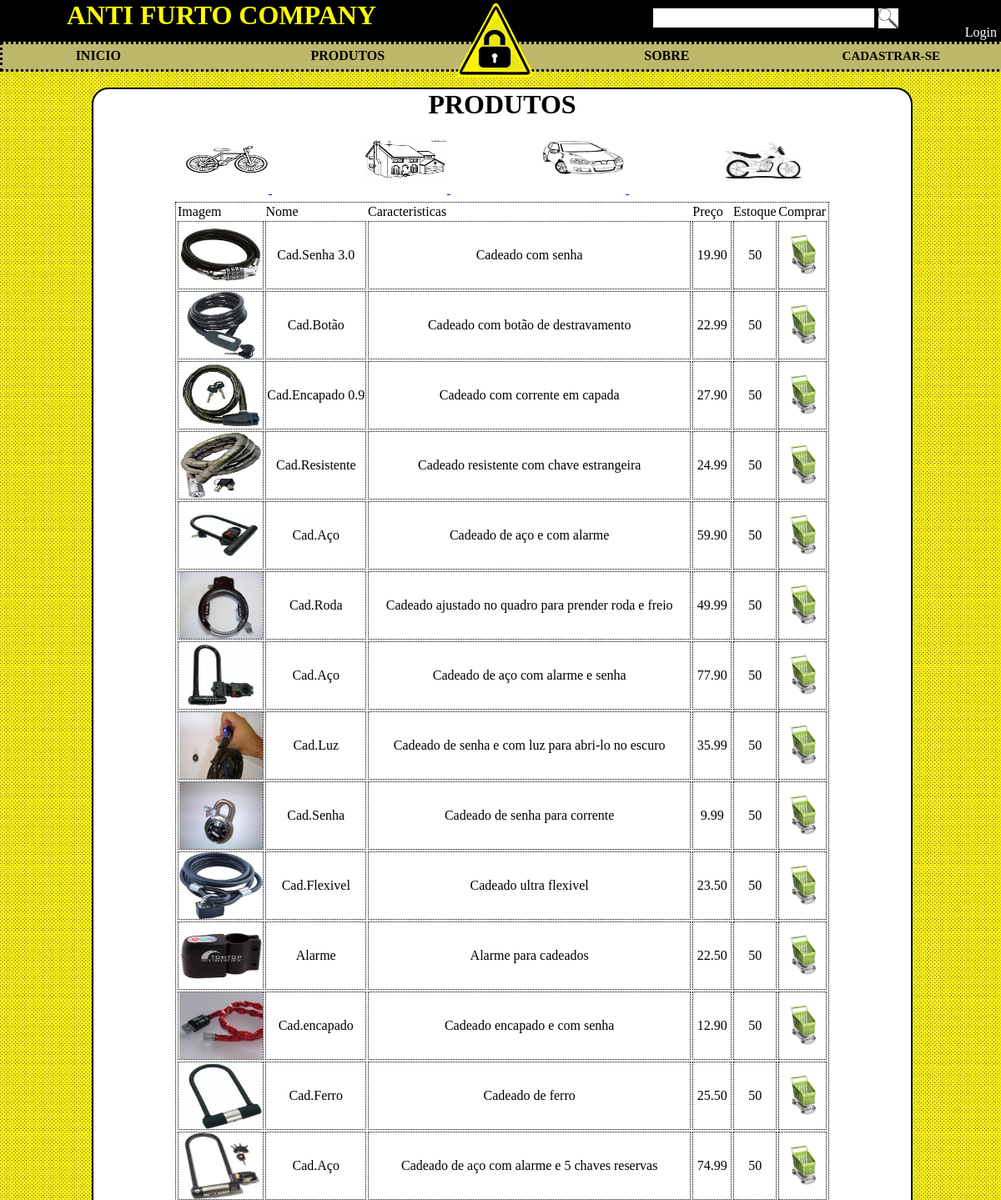
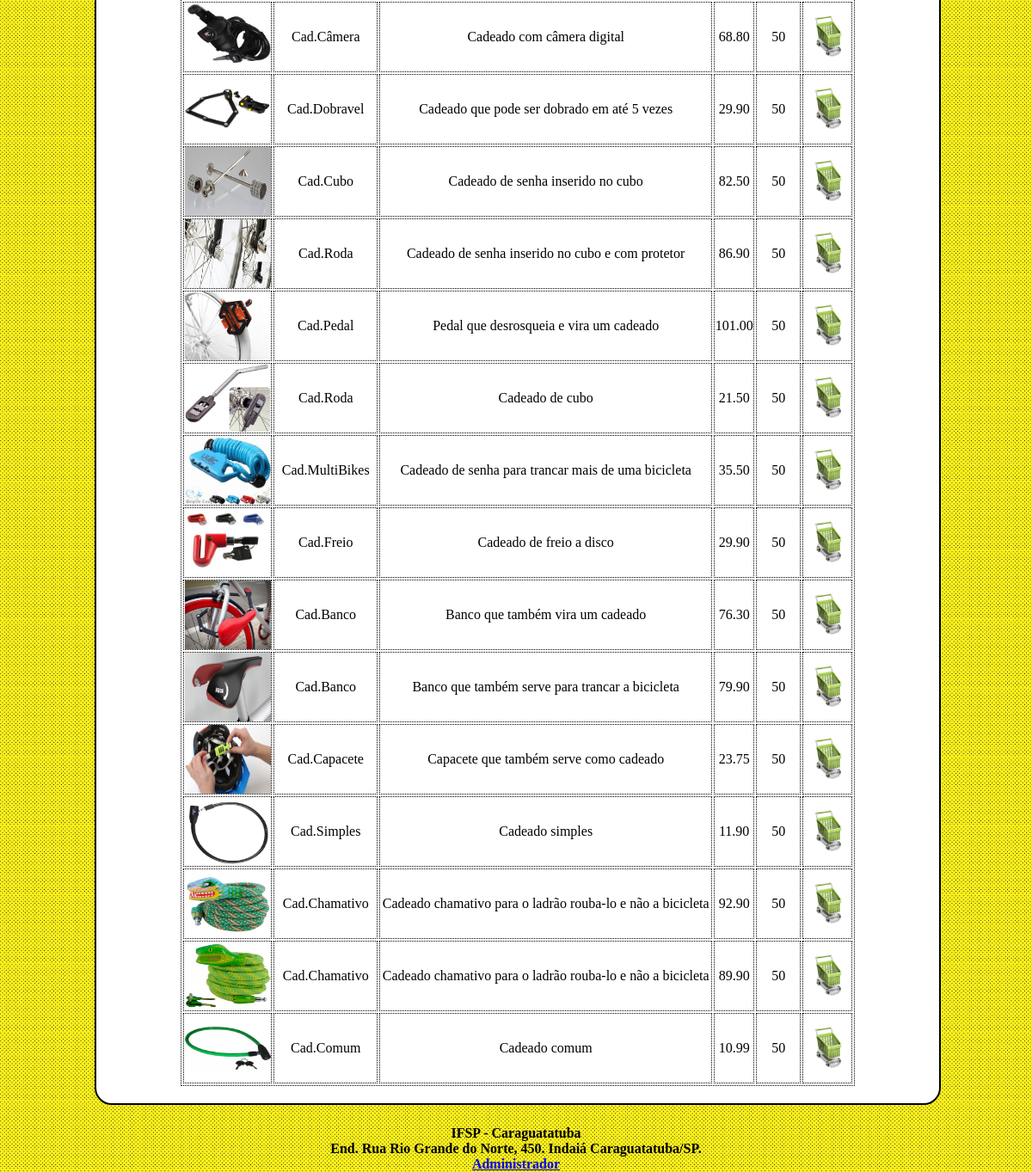
The page /SITE/categoria_bike.php on the database its author committed (2 pictures, top to bottom).
### tables this page shows
CREATE TABLE `produto` (
  `descricao` varchar(60) NOT NULL,
  `cod_produto` int(11) NOT NULL AUTO_INCREMENT,
  `nome_produto` varchar(20) NOT NULL,
  `preco` decimal(10,2) NOT NULL,
  `foto` varchar(40) NOT NULL,
  `estoque` int(11) NOT NULL,
  `cod_fornecedor` int(11) DEFAULT NULL,
  `categoria` varchar(20) DEFAULT NULL,
  PRIMARY KEY (`cod_produto`),
  KEY `cod_fornecedor` (`cod_fornecedor`),
  KEY `categoria` (`categoria`),
  CONSTRAINT `produto_ibfk_1` FOREIGN KEY (`cod_fornecedor`) REFERENCES `fornecedor` (`cod_fornecedor`),
  CONSTRAINT `produto_ibfk_2` FOREIGN KEY (`categoria`) REFERENCES `categoria` (`nome`)
);

### SITE/categoria_bike.php (the view, shortened to what this page needs)
<?php
	include "templete/topo.php";
?>
	<center><h1>PRODUTOS</h1></center><br>
	<div style="height:60px; margin-bottom:20px">
		<a href="categoria_bike.php"> <img src="image/bicicleta.gif" class="categoria_menu"> </a>
		<a href="categoria_casa.php"> <img src="image/casa.gif" class="categoria_menu"> </a>
		<a href="categoria_carro.php"> <img src="image/carro.jpg" class="categoria_menu"> </a>
		<a href="categoria_moto.php"> <img src="image/moto.jpg" class="categoria_menu"> </a>
	</div>
	<table class="tabela_cliente" width = 80%>
		<tr>
			<td>Imagem</td>
			<td>Nome</td>
			<td>Caracteristicas</td>
			<td>Preço</td>
			<td>Estoque</td>
			<td>Comprar</td>
		</tr>
	<?php
		$sql = 'select * from produto WHERE (categoria = "Bicicleta") and (estoque > 0);';
		$rs = mysql_query($sql, $con);
		while($valor = mysql_fetch_array($rs)){ ?>
		<tr>
			<td class="item_tabela_cliente"><img src='admin/imagens_produtos/<?php echo $valor["foto"]==null?"nouser.png":$valor["foto"];?>' alt="X" width="100" height="80"></td>
			<td class="item_tabela_cliente"><?=$valor["nome_produto"]?></td>
			<td class="item_tabela_cliente"><?=$valor["descricao"]?></td>
			<td class="item_tabela_cliente"><?=$valor["preco"]?></td>
			<td class="item_tabela_cliente"><?=$valor["estoque"]?></td>
			<td class="item_tabela_cliente" align='center'><a href='comprar.php?cod=<?php echo $valor["cod_produto"];?>'><img src='icones/carrinhu_de_compras2.jpg' alt = 'comprar' height='50'></a></td>
		</tr>
	<?php
		}
	?>
	</table>
<?php
	include "templete/rodape.php";
?>

### SITE/templete/topo.php (shortened to what this page needs)
<html>
	<head>
		<link rel="stylesheet" type="text/css" href="css/css.css" />
	</head>
	<body>
		<div id = "header">
			<div style="float:left; margin-left: 80px;"><h1 class = "titulo">ANTI FURTO COMPANY</h1></div>
			<div style="float:right; margin-top: 30px; margin-right:5px;">
				<?php if (@$_SESSION['logado'] != 'okey'){ ?>
					<a href="login.php" style="color: white; text-decoration:none;">Login</a>
				<?php } else { ?>
					<a href="logout.php" style="color: white; text-decoration:none;">Logout</a>
				<?php } ?>
			</div>
			<div style="float:right; margin-right: 80px;">
				<form method="POST" action="pesquisa.php">
					<div style="margin-left:5px; margin-top:10px;float: left;"><input class ="form" type="text" name="procurar" size="20px"></div>
					<div style="margin-left:5px; margin-top:10px; float:left"><button type="submit" class="botao1"><img src="lupa.png" style="width:24px;"></button></div>
				</form>
			</div>
		</div>
		<div id = "nav">
			<table class="tablelinks" width="50%" style="float:left">
				<tr><th><a class="link" href="index.php">INICIO</a></th>
				<th><a class="link" href="produtos.php">PRODUTOS</a></th>
			</table>
			<table class="tablelinks" width="50%" style="float:left;">
				<th><a class="link" href="sobre.php" style ="margin-left: 95px">SOBRE</a></th>
				<th>     <?php if (@$_SESSION['logado'] != 'okey'){ ?>     <a class="link" href="cadastro.php" style="font-size:15px; margin-left:35px">CADASTRAR-SE</a>     <?php } else { ?>      <a class="link" href="perfil.php" style="font-size:15px; margin-left:35px">PERFIL</a>    <?php } ?>      </th>
			</table>
		</div>
		<center><img src ="logo.png" style="position:fixed; right: 46.5%;"></center>
		<div id="wrapper">
			<div id = "suport">
			</div>
			<div id = "content">

### SITE/templete/rodape.php
</div>
			<div id = "footer">
				<br>
				<center><h4> IFSP - Caraguatatuba <br>
				End. Rua Rio Grande do Norte, 450. Indaiá Caraguatatuba/SP.<br>
				<a href="login_admin.php">Administrador</a>
				</center></h4>
			</div>
		</div>
	</body>
</html>

### SITE/css/css.css (style rules this page uses)
* { padding: 0px; margin: 0px; border: 0px; }
body { background-image: url("fundo2.jpg"); }
#header { width: 100%; height: 50px; background-color: #000000; position: fixed; }
#nav { width: 100%; height: 30px; background-color: #BDB76B; position: fixed; margin-top: 50px; border-style: dotted; border-width: medium; border-color: #000000; }
#wrapper { width: 980px; margin: auto; }
#suport { height: 35px; width: 980px; }
#content { height: auto; width: 980px; background-color: #FFFFFF; border-color: #000000; border-width: 2px; border-style: solid; margin-top: 70px; border-radius: 20px; }
#footer { clear: both; margin-top: 6px; }
.titulo { color: #FFFF00; margin-bottom: 45px; }
.form { font-family: Verdana, Arial, Helvetica, sans-serif; font-size: 15pt; color: #000000; margin-left: 90px; margin-bottom: 30px; }
.botao1 { margin-bottom: 30px; }
.tablelinks { margin-top:3px; }
.link { text-decoration: none; color: black; }
.tabela_cliente { border-style: dotted; border-width: thin; border-color: #000000; margin: 0 auto; margin-bottom: 20px; }
.item_tabela_cliente { border-style: dotted; border-width: thin; border-color: #000000; text-align: center; }
.categoria_menu { width: 100px; height: 50px; margin-left:110px; margin-bottom: 15px; margin-top: 5px; }
a,img { border: none; }

### rows shown on the page
produto: foto (picture), nome_produto "Cad.Senha 3.0", descricao "Cadeado com senha", preco "19.90", estoque "50"
produto: foto (picture), nome_produto "Cad.Botão", descricao "Cadeado com botão de destravamento", preco "22.99", estoque "50"
produto: foto (picture), nome_produto "Cad.Encapado 0.9", descricao "Cadeado com corrente em capada", preco "27.90", estoque "50"
produto: foto (picture), nome_produto "Cad.Resistente", descricao "Cadeado resistente com chave estrangeira", preco "24.99", estoque "50"
produto: foto (picture), nome_produto "Cad.Aço", descricao "Cadeado de aço e com alarme", preco "59.90", estoque "50"
produto: foto (picture), nome_produto "Cad.Roda", descricao "Cadeado ajustado no quadro para prender roda e freio", preco "49.99", estoque "50"
produto: foto (picture), nome_produto "Cad.Aço", descricao "Cadeado de aço com alarme e senha", preco "77.90", estoque "50"
produto: foto (picture), nome_produto "Cad.Luz", descricao "Cadeado de senha e com luz para abri-lo no escuro", preco "35.99", estoque "50"
produto: foto (picture), nome_produto "Cad.Senha", descricao "Cadeado de senha para corrente", preco "9.99", estoque "50"
produto: foto (picture), nome_produto "Cad.Flexivel", descricao "Cadeado ultra flexivel", preco "23.50", estoque "50"
produto: foto (picture), nome_produto "Alarme", descricao "Alarme para cadeados", preco "22.50", estoque "50"
produto: foto (picture), nome_produto "Cad.encapado", descricao "Cadeado encapado e com senha", preco "12.90", estoque "50"
produto: foto (picture), nome_produto "Cad.Ferro", descricao "Cadeado de ferro", preco "25.50", estoque "50"
produto: foto (picture), nome_produto "Cad.Aço", descricao "Cadeado de aço com alarme e 5 chaves reservas", preco "74.99", estoque "50"
produto: foto (picture), nome_produto "Cad.Câmera", descricao "Cadeado com câmera digital", preco "68.80", estoque "50"
produto: foto (picture), nome_produto "Cad.Dobravel", descricao "Cadeado que pode ser dobrado em até 5 vezes", preco "29.90", estoque "50"
produto: foto (picture), nome_produto "Cad.Cubo", descricao "Cadeado de senha inserido no cubo", preco "82.50", estoque "50"
produto: foto (picture), nome_produto "Cad.Roda", descricao "Cadeado de senha inserido no cubo e com protetor", preco "86.90", estoque "50"
produto: foto (picture), nome_produto "Cad.Pedal", descricao "Pedal que desrosqueia e vira um cadeado", preco "101.00", estoque "50"
produto: foto (picture), nome_produto "Cad.Roda", descricao "Cadeado de cubo", preco "21.50", estoque "50"
produto: foto (picture), nome_produto "Cad.MultiBikes", descricao "Cadeado de senha para trancar mais de uma bicicleta", preco "35.50", estoque "50"
produto: foto (picture), nome_produto "Cad.Freio", descricao "Cadeado de freio a disco", preco "29.90", estoque "50"
produto: foto (picture), nome_produto "Cad.Banco", descricao "Banco que também vira um cadeado", preco "76.30", estoque "50"
produto: foto (picture), nome_produto "Cad.Banco", descricao "Banco que também serve para trancar a bicicleta", preco "79.90", estoque "50"
produto: foto (picture), nome_produto "Cad.Capacete", descricao "Capacete que também serve como cadeado", preco "23.75", estoque "50"
produto: foto (picture), nome_produto "Cad.Simples", descricao "Cadeado simples", preco "11.90", estoque "50"
produto: foto (picture), nome_produto "Cad.Chamativo", descricao "Cadeado chamativo para o ladrão rouba-lo e não a bicicleta", preco "92.90", estoque "50"
produto: foto (picture), nome_produto "Cad.Chamativo", descricao "Cadeado chamativo para o ladrão rouba-lo e não a bicicleta", preco "89.90", estoque "50"
produto: foto (picture), nome_produto "Cad.Comum", descricao "Cadeado comum", preco "10.99", estoque "50"
